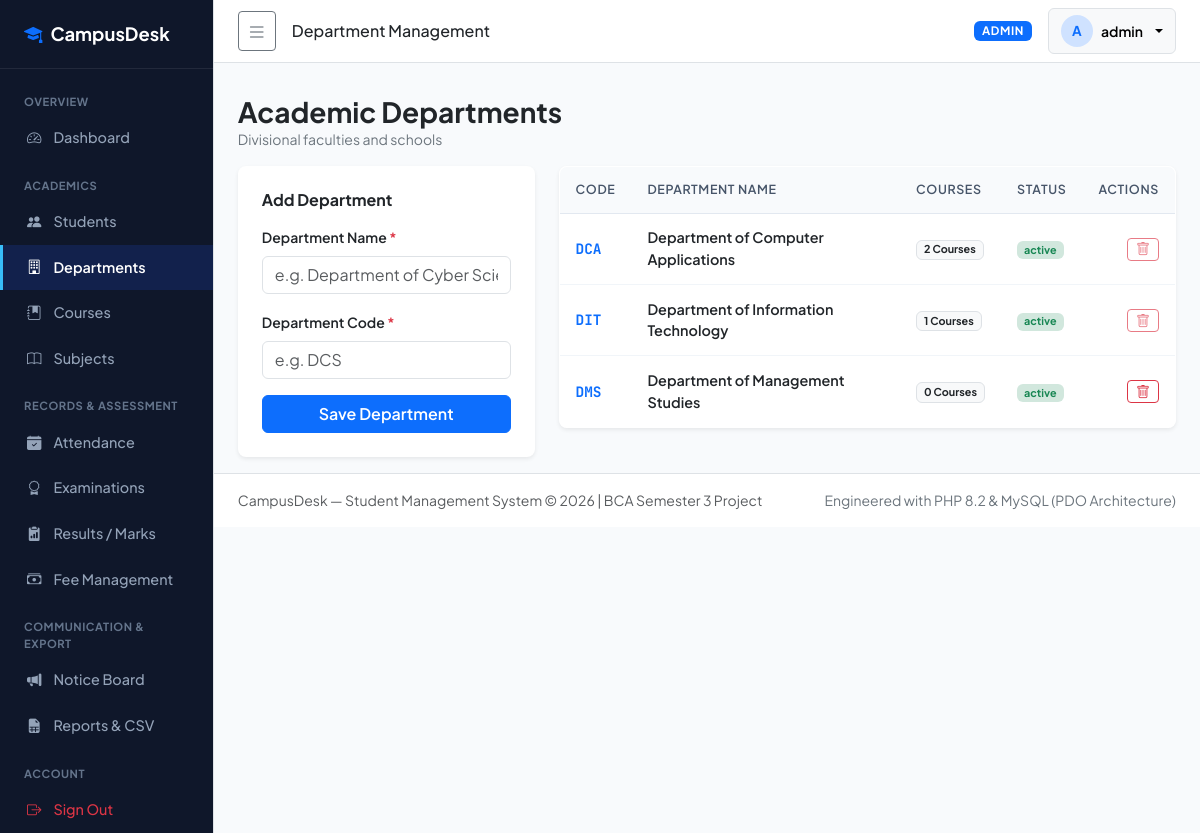
The app's page /admin/departments.php (signed in) with its own data.
### tables this page shows
CREATE TABLE `departments` (
  `dept_id` INT AUTO_INCREMENT PRIMARY KEY,
  `dept_name` VARCHAR(100) NOT NULL UNIQUE,
  `dept_code` VARCHAR(20) NOT NULL UNIQUE,
  `status` ENUM('active', 'inactive') NOT NULL DEFAULT 'active',
  `created_at` TIMESTAMP DEFAULT CURRENT_TIMESTAMP
);

### includes/functions.php (called while the page is built, shortened)
<?php
function e(?string $string): string {
    return htmlspecialchars((string)$string, ENT_QUOTES, 'UTF-8');
}

### admin/departments.php (the view, shortened to what this page needs)
<?php
require_once __DIR__ . '/../config/database.php';
require_once __DIR__ . '/../includes/functions.php';
$departments = $pdo->query("
    SELECT d.*, COUNT(c.course_id) AS course_count
    FROM departments d
    LEFT JOIN courses c ON d.dept_id = c.dept_id
    GROUP BY d.dept_id
    ORDER BY d.dept_name ASC
")->fetchAll();
require_once __DIR__ . '/../includes/header.php';
require_once __DIR__ . '/../includes/sidebar.php';
require_once __DIR__ . '/../includes/navbar.php';
?>
<div class="container-fluid px-4 py-3">
  <div class="d-flex justify-content-between align-items-center mb-3">
    <div>
      <h3 class="fw-bold text-dark mb-0">Academic Departments</h3>
      <div class="text-secondary small">Divisional faculties and schools</div>
    </div>
  </div>
  <div class="row g-4">
    <div class="col-lg-4">
      <div class="card border-0 shadow-sm rounded-3 p-4 bg-white">
        <h6 class="fw-bold text-dark mb-3">Add Department</h6>
        <form method="POST" action="departments.php">
          <div class="mb-3">
            <label class="form-label small fw-semibold">Department Name <span class="text-danger">*</span></label>
            <input type="text" class="form-control" name="dept_name" placeholder="e.g. Department of Cyber Science" required>
          </div>
          <div class="mb-3">
            <label class="form-label small fw-semibold">Department Code <span class="text-danger">*</span></label>
            <input type="text" class="form-control" name="dept_code" placeholder="e.g. DCS" required>
          </div>
          <button type="submit" class="btn btn-primary w-100 fw-semibold">Save Department</button>
        </form>
      </div>
    </div>
    <div class="col-lg-8">
      <div class="card border-0 shadow-sm rounded-3 bg-white overflow-hidden">
        <div class="table-responsive">
          <table class="table table-hover table-cd mb-0 align-middle">
            <thead>
              <tr>
                <th>Code</th>
                <th>Department Name</th>
                <th>Courses</th>
                <th>Status</th>
                <th class="text-end">Actions</th>
              </tr>
            </thead>
            <tbody>
              <?php if (empty($departments)): ?>
                <tr><td colspan="5" class="text-center py-4 text-muted">No departments configured yet.</td></tr>
              <?php else: ?>
                <?php foreach ($departments as $d): ?>
                  <tr>
                    <td class="tabular-nums fw-bold text-primary"><?= e($d['dept_code']) ?></td>
                    <td class="fw-semibold text-dark"><?= e($d['dept_name']) ?></td>
                    <td><span class="badge bg-light text-dark border"><?= (int)$d['course_count'] ?> Courses</span></td>
                    <td><span class="badge bg-success-subtle text-success"><?= e($d['status']) ?></span></td>
                    <td class="text-end">
                      <form method="POST" action="departments.php" class="d-inline" onsubmit="return confirm('Delete department <?= addslashes($d['dept_name']) ?>?');">
                        <button type="submit" class="btn btn-outline-danger btn-sm py-0 px-2" <?= (int)$d['course_count'] > 0 ? 'disabled title="Cannot delete: has active courses"' : '' ?>>
                          <i class="bi bi-trash"></i>
                        </button>
                      </form>
                    </td>
                  </tr>
                <?php endforeach; ?>
              <?php endif; ?>
            </tbody>
          </table>
        </div>
      </div>
    </div>
  </div>
</div>
<?php require_once __DIR__ . '/../includes/footer.php'; ?>

### assets/css/style.css (style rules this page uses)
:root { --cd-primary: #1e40af; --cd-primary-dark: #0f2b48; --cd-primary-light: #3b82f6; --cd-sidebar-bg: #0f172a; --cd-sidebar-hover: #1e293b; --cd-surface: #ffffff; --cd-bg: #f8fafc; --cd-border: #e2e8f0; --cd-text-main: #0f172a; --cd-text-muted: #64748b; }
body { font-family: 'Plus Jakarta Sans', system-ui, -apple-system, BlinkMacSystemFont, 'Segoe UI', Roboto, sans-serif; background-color: var(--cd-bg); color: var(--cd-text-main); min-height: 100vh; }
.tabular-nums, td.metric, .badge-mono { font-family: 'JetBrains Mono', monospace; font-variant-numeric: tabular-nums; }
.table-cd { background: white; border-radius: 8px; overflow: hidden; border: 1px solid var(--cd-border); }
.table-cd thead th { background-color: #f8fafc; color: #475569; font-size: 0.78rem; font-weight: 600; text-transform: uppercase; letter-spacing: 0.05em; border-bottom: 1px solid var(--cd-border); padding: 0.85rem 1rem; }
.table-cd tbody td { padding: 0.85rem 1rem; vertical-align: middle; border-bottom: 1px solid #f1f5f9; font-size: 0.9rem; }

### records on screen
departments: dept_code "DCA", dept_name "Department of Computer Applications", course_count "2", status "active"
departments: dept_code "DIT", dept_name "Department of Information Technology", course_count "1", status "active"
departments: dept_code "DMS", dept_name "Department of Management Studies", course_count "0", status "active"

### other values on screen
$page_title "Department Management"
$user['role'] "ADMIN"
substr($user['full_name'] ?? 'U', 0, 1) "A"
$user['full_name'] "admin"
